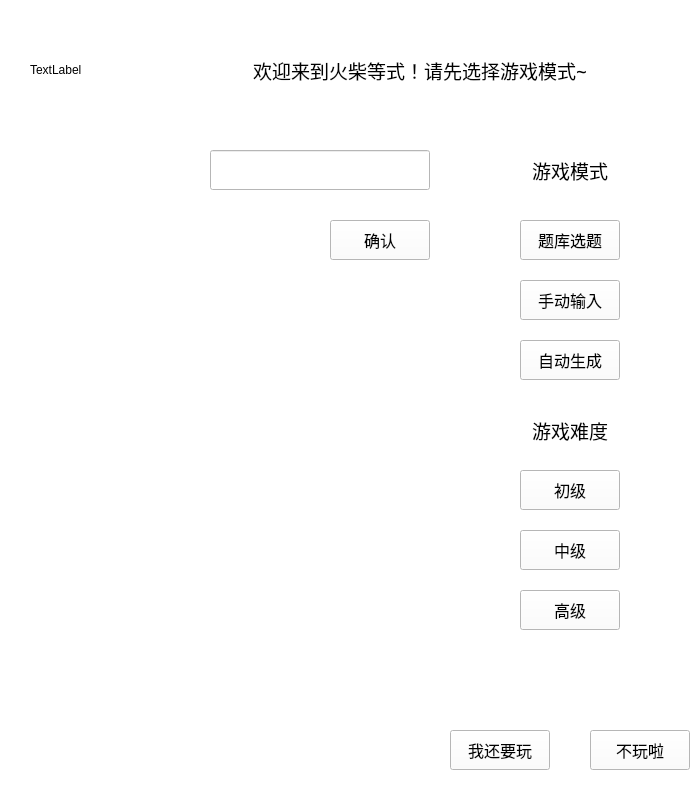
<?xml version="1.0" encoding="UTF-8"?>
<ui version="4.0">
 <class>Form</class>
 <widget class="QWidget" name="Form">
  <property name="geometry">
   <rect>
    <x>0</x>
    <y>0</y>
    <width>700</width>
    <height>800</height>
   </rect>
  </property>
  <property name="windowTitle">
   <string>Form</string>
  </property>
  <property name="styleSheet">
   <string notr="true">background-color: rgb(255, 255, 255);</string>
  </property>
  <widget class="QPushButton" name="is_Input">
   <property name="geometry">
    <rect>
     <x>520</x>
     <y>280</y>
     <width>100</width>
     <height>40</height>
    </rect>
   </property>
   <property name="font">
    <font>
     <family>张海山锐谐体</family>
     <pointsize>12</pointsize>
    </font>
   </property>
   <property name="text">
    <string>手动输入</string>
   </property>
  </widget>
  <widget class="QPushButton" name="no_Input">
   <property name="geometry">
    <rect>
     <x>520</x>
     <y>340</y>
     <width>100</width>
     <height>40</height>
    </rect>
   </property>
   <property name="font">
    <font>
     <family>张海山锐谐体</family>
     <pointsize>12</pointsize>
    </font>
   </property>
   <property name="text">
    <string>自动生成</string>
   </property>
  </widget>
  <widget class="QPushButton" name="begin_yourQA">
   <property name="geometry">
    <rect>
     <x>330</x>
     <y>220</y>
     <width>100</width>
     <height>40</height>
    </rect>
   </property>
   <property name="font">
    <font>
     <family>张海山锐谐体</family>
     <pointsize>12</pointsize>
    </font>
   </property>
   <property name="text">
    <string>确认</string>
   </property>
  </widget>
  <widget class="QLabel" name="choose_Mode">
   <property name="geometry">
    <rect>
     <x>490</x>
     <y>140</y>
     <width>160</width>
     <height>60</height>
    </rect>
   </property>
   <property name="font">
    <font>
     <family>张海山锐谐体</family>
     <pointsize>14</pointsize>
    </font>
   </property>
   <property name="text">
    <string>游戏模式</string>
   </property>
   <property name="alignment">
    <set>Qt::AlignCenter</set>
   </property>
  </widget>
  <widget class="QLineEdit" name="inputing_QA">
   <property name="geometry">
    <rect>
     <x>210</x>
     <y>150</y>
     <width>220</width>
     <height>40</height>
    </rect>
   </property>
   <property name="font">
    <font>
     <family>张海山锐谐体</family>
     <pointsize>12</pointsize>
    </font>
   </property>
   <property name="text">
    <string/>
   </property>
   <property name="alignment">
    <set>Qt::AlignRight|Qt::AlignTrailing|Qt::AlignVCenter</set>
   </property>
  </widget>
  <widget class="QLabel" name="input_QA">
   <property name="geometry">
    <rect>
     <x>30</x>
     <y>150</y>
     <width>170</width>
     <height>40</height>
    </rect>
   </property>
   <property name="font">
    <font>
     <family>张海山锐谐体</family>
     <pointsize>12</pointsize>
    </font>
   </property>
   <property name="text">
    <string/>
   </property>
   <property name="alignment">
    <set>Qt::AlignLeading|Qt::AlignLeft|Qt::AlignVCenter</set>
   </property>
  </widget>
  <widget class="QLabel" name="show_Q">
   <property name="geometry">
    <rect>
     <x>30</x>
     <y>310</y>
     <width>60</width>
     <height>40</height>
    </rect>
   </property>
   <property name="font">
    <font>
     <family>张海山锐谐体</family>
     <pointsize>12</pointsize>
    </font>
   </property>
   <property name="text">
    <string/>
   </property>
   <property name="alignment">
    <set>Qt::AlignCenter</set>
   </property>
  </widget>
  <widget class="QLabel" name="Q">
   <property name="geometry">
    <rect>
     <x>210</x>
     <y>310</y>
     <width>220</width>
     <height>40</height>
    </rect>
   </property>
   <property name="font">
    <font>
     <family>张海山锐谐体</family>
     <pointsize>12</pointsize>
    </font>
   </property>
   <property name="text">
    <string/>
   </property>
   <property name="alignment">
    <set>Qt::AlignCenter</set>
   </property>
  </widget>
  <widget class="QLabel" name="show_your_A">
   <property name="geometry">
    <rect>
     <x>30</x>
     <y>370</y>
     <width>100</width>
     <height>40</height>
    </rect>
   </property>
   <property name="font">
    <font>
     <family>张海山锐谐体</family>
     <pointsize>12</pointsize>
    </font>
   </property>
   <property name="text">
    <string/>
   </property>
   <property name="alignment">
    <set>Qt::AlignCenter</set>
   </property>
  </widget>
  <widget class="QLabel" name="your_A">
   <property name="geometry">
    <rect>
     <x>210</x>
     <y>370</y>
     <width>220</width>
     <height>40</height>
    </rect>
   </property>
   <property name="font">
    <font>
     <family>张海山锐谐体</family>
     <pointsize>12</pointsize>
    </font>
   </property>
   <property name="text">
    <string/>
   </property>
   <property name="alignment">
    <set>Qt::AlignCenter</set>
   </property>
  </widget>
  <widget class="QLabel" name="judgement">
   <property name="geometry">
    <rect>
     <x>150</x>
     <y>450</y>
     <width>280</width>
     <height>40</height>
    </rect>
   </property>
   <property name="font">
    <font>
     <family>张海山锐谐体</family>
     <pointsize>14</pointsize>
    </font>
   </property>
   <property name="text">
    <string/>
   </property>
   <property name="alignment">
    <set>Qt::AlignCenter</set>
   </property>
  </widget>
  <widget class="QLabel" name="show_sys_A">
   <property name="geometry">
    <rect>
     <x>30</x>
     <y>530</y>
     <width>90</width>
     <height>40</height>
    </rect>
   </property>
   <property name="font">
    <font>
     <family>张海山锐谐体</family>
     <pointsize>12</pointsize>
    </font>
   </property>
   <property name="text">
    <string/>
   </property>
   <property name="alignment">
    <set>Qt::AlignCenter</set>
   </property>
  </widget>
  <widget class="QLabel" name="sys_A">
   <property name="geometry">
    <rect>
     <x>210</x>
     <y>530</y>
     <width>220</width>
     <height>200</height>
    </rect>
   </property>
   <property name="font">
    <font>
     <family>张海山锐谐体</family>
     <pointsize>12</pointsize>
    </font>
   </property>
   <property name="text">
    <string>&lt;html&gt;&lt;head/&gt;&lt;body&gt;&lt;p&gt;&lt;br/&gt;&lt;/p&gt;&lt;/body&gt;&lt;/html&gt;</string>
   </property>
   <property name="alignment">
    <set>Qt::AlignHCenter|Qt::AlignTop</set>
   </property>
   <property name="wordWrap">
    <bool>true</bool>
   </property>
  </widget>
  <widget class="QLabel" name="choose_Level">
   <property name="geometry">
    <rect>
     <x>490</x>
     <y>410</y>
     <width>160</width>
     <height>40</height>
    </rect>
   </property>
   <property name="font">
    <font>
     <family>张海山锐谐体</family>
     <pointsize>14</pointsize>
    </font>
   </property>
   <property name="text">
    <string>游戏难度</string>
   </property>
   <property name="textFormat">
    <enum>Qt::PlainText</enum>
   </property>
   <property name="alignment">
    <set>Qt::AlignCenter</set>
   </property>
  </widget>
  <widget class="QPushButton" name="level_1">
   <property name="geometry">
    <rect>
     <x>520</x>
     <y>470</y>
     <width>100</width>
     <height>40</height>
    </rect>
   </property>
   <property name="font">
    <font>
     <family>张海山锐谐体</family>
     <pointsize>12</pointsize>
    </font>
   </property>
   <property name="text">
    <string>初级</string>
   </property>
  </widget>
  <widget class="QPushButton" name="level_2">
   <property name="geometry">
    <rect>
     <x>520</x>
     <y>530</y>
     <width>100</width>
     <height>40</height>
    </rect>
   </property>
   <property name="font">
    <font>
     <family>张海山锐谐体</family>
     <pointsize>12</pointsize>
    </font>
   </property>
   <property name="text">
    <string>中级</string>
   </property>
  </widget>
  <widget class="QPushButton" name="level_3">
   <property name="geometry">
    <rect>
     <x>520</x>
     <y>590</y>
     <width>100</width>
     <height>40</height>
    </rect>
   </property>
   <property name="font">
    <font>
     <family>张海山锐谐体</family>
     <pointsize>12</pointsize>
    </font>
   </property>
   <property name="text">
    <string>高级</string>
   </property>
  </widget>
  <widget class="QPushButton" name="Again">
   <property name="geometry">
    <rect>
     <x>450</x>
     <y>730</y>
     <width>100</width>
     <height>40</height>
    </rect>
   </property>
   <property name="font">
    <font>
     <family>张海山锐谐体</family>
     <pointsize>12</pointsize>
    </font>
   </property>
   <property name="text">
    <string>我还要玩</string>
   </property>
  </widget>
  <widget class="QPushButton" name="Close">
   <property name="geometry">
    <rect>
     <x>590</x>
     <y>730</y>
     <width>100</width>
     <height>40</height>
    </rect>
   </property>
   <property name="font">
    <font>
     <family>张海山锐谐体</family>
     <pointsize>12</pointsize>
    </font>
   </property>
   <property name="text">
    <string>不玩啦</string>
   </property>
  </widget>
  <widget class="QPushButton" name="is_choose">
   <property name="geometry">
    <rect>
     <x>520</x>
     <y>220</y>
     <width>100</width>
     <height>40</height>
    </rect>
   </property>
   <property name="font">
    <font>
     <family>张海山锐谐体</family>
     <pointsize>12</pointsize>
    </font>
   </property>
   <property name="text">
    <string>题库选题</string>
   </property>
  </widget>
  <widget class="QLabel" name="welcome">
   <property name="geometry">
    <rect>
     <x>200</x>
     <y>30</y>
     <width>440</width>
     <height>80</height>
    </rect>
   </property>
   <property name="font">
    <font>
     <family>张海山锐谐体</family>
     <pointsize>14</pointsize>
    </font>
   </property>
   <property name="text">
    <string>欢迎来到火柴等式！请先选择游戏模式~</string>
   </property>
   <property name="alignment">
    <set>Qt::AlignCenter</set>
   </property>
  </widget>
  <widget class="QLabel" name="decorate">
   <property name="geometry">
    <rect>
     <x>30</x>
     <y>20</y>
     <width>120</width>
     <height>100</height>
    </rect>
   </property>
   <property name="text">
    <string>TextLabel</string>
   </property>
  </widget>
 </widget>
 <resources/>
 <connections>
  <connection>
   <sender>Close</sender>
   <signal>clicked()</signal>
   <receiver>Form</receiver>
   <slot>close()</slot>
   <hints>
    <hint type="sourcelabel">
     <x>623</x>
     <y>751</y>
    </hint>
    <hint type="destinationlabel">
     <x>570</x>
     <y>758</y>
    </hint>
   </hints>
  </connection>
 </connections>
</ui>
